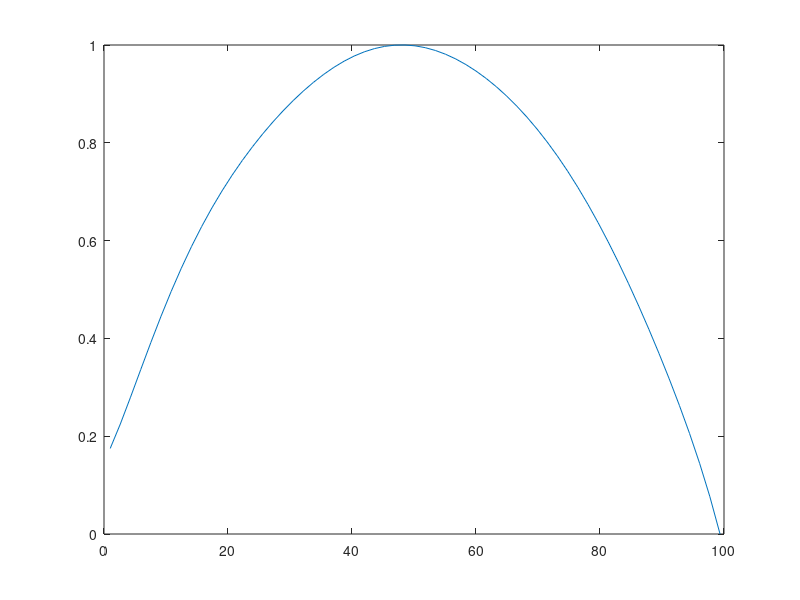

MATLAB code to generate this figure: (Note: this script raises an error after producing the figure.)
% Coefficients:
  p1 = -2.8427e-11;
  p2 = 1.0344e-09;
  p3 = 2.7025e-08;
  p4 = -2.2873e-06;
  p5 = 5.7981e-05;
  p6 = -0.0007829;
  p7 = 0.0062284;
  p8 = -0.02933;
  p9 = 0.073446;
  p10 = -0.034915;
  p11 = 2.3669;
  
x = 1:0.265:17;  
ydf = p1*(x'.^10) + p2*(x'.^9) + p3*(x'.^8) + p4*x'.^7 + p5*x'.^6 + p6*x'.^5 + p7*x'.^4 + p8*x'.^3 + p9*x'.^2 + p10*x'.^1 + p11*x'.^0; 
kalibrasi = 1:1/0.61:100
% xdf = 
normdf = ydf - min(ydf(:));
normdf = normdf ./ max(normdf(:)); 

plot(kalibrasi,normdf)

total=normPalmer + normdf 
normtotal = total - min(total(:))
normtotal = normtotal ./ max(normtotal(:)) 
% 
% Norm of residuals = 
%      0.006554